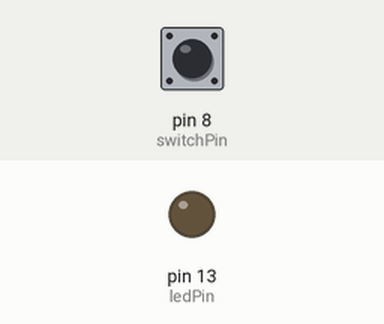
This sketch was run on a simulated Arduino Uno, built with avr-gcc and run on an emulated ATmega328P. On the bench: output pins drawn as LEDs (lit = HIGH). The inputs (shaded band) are chosen by the test bench; at power-on: pin 8 (switchPin) LOW.

Above: at 1.2 s.
1.3 s: pin 8 (switchPin) pulled HIGH for 0.15 s
At 2.0 s:
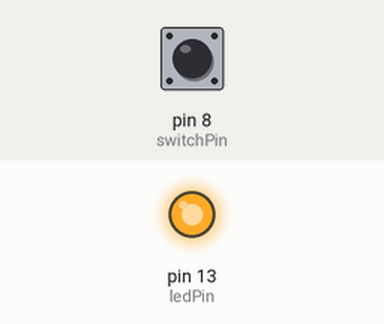
2.9 s: pin 8 (switchPin) pulled HIGH for 1 s
At 3.2 s:
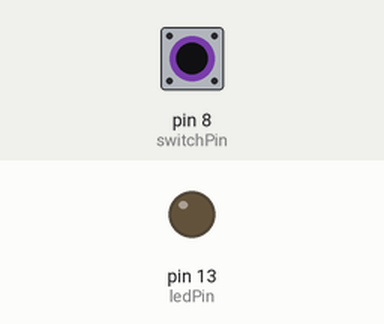
5.4 s: pin 8 (switchPin) pulled HIGH for 3.2 s
At 6.4 s:
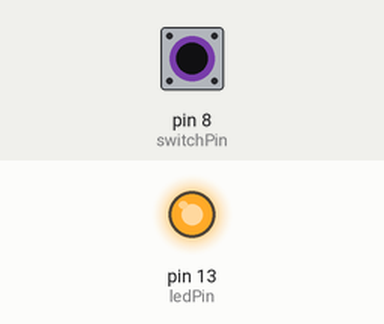
Timing chart, 0 to 8.4 s (numbered marks = the images above; inputs shaded):
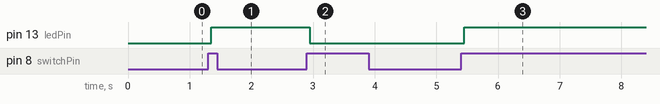

The sketch:

lesson_03-2-Debounce.ino
```cpp
// (licence header left out)
int ledPin = 13;
int switchPin = 8;

int ledState = LOW;

int buttonState;
int lastButtonState = LOW;


unsigned long lastDebounceTime = 0;
unsigned long debounceDelay = 50;


void setup() {
  // put your setup code here, to run once:


  pinMode(ledPin, OUTPUT);
  pinMode(switchPin, INPUT);

  digitalWrite(ledPin, ledState);


}

void loop() {
  // put your main code here, to run repeatedly:

  int reading = digitalRead(switchPin);

  if (reading != lastButtonState) {
    lastDebounceTime = millis();
  }

  if ((millis() - lastDebounceTime) > debounceDelay) {

    if (reading != buttonState) {
      buttonState = reading;

      if (buttonState == HIGH) {
        ledState = !ledState;
      }
    }
  }


  digitalWrite(ledPin, ledState);

  lastButtonState = reading;

}
```

Measured:
- after the input at 1.3 s, pin 13 (ledPin): LOW → HIGH after 0.05 s
- after the input at 2.9 s, pin 13 (ledPin): HIGH → LOW after 0.05 s
- after the input at 5.4 s, pin 13 (ledPin): LOW → HIGH after 0.05 s
